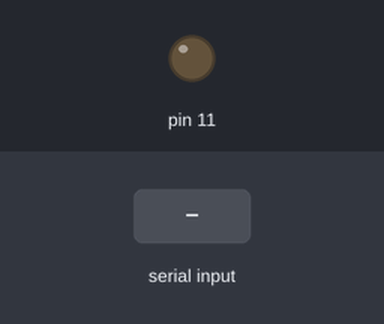
Bench run of a sketch on a simulated Arduino Uno, built with avr-gcc and run on an emulated ATmega328P. On the bench: output pins drawn as LEDs (lit = HIGH). Dashed ring = blinking. The inputs (shaded band) are chosen by the test bench. What the sketch prints to the serial monitor is not drawn.

Above: at 1.2 s.
1.3 s: "90,45\n" received over Serial
At 1.6 s:
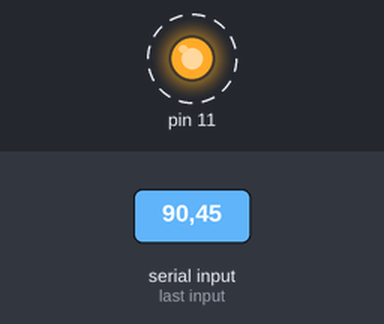
Timing chart, 0 to 10.3 s (numbered marks = the images above; inputs shaded):
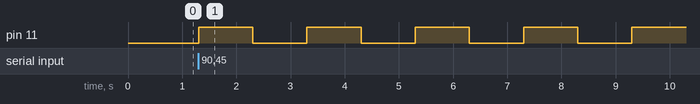

The sketch:

sketch.ino
```cpp
/*
  Tutorial 18: Reading Numbers from the Serial Monitor
  Source playlist: https://youtube.com/playlist?list=PLGs0VKk2DiYw-L-RibttcvK-WBZm8WLEP
  Reference: https://toptechboy.com/arduino-tutorial-18-reading-numbers-from-the-serial-monitor/

  TODO: write/paste your code for this lesson here.
*/

// Declare a variable to store the number of blinks
int Number_of_blinks;

// Messages for user interaction
String msg = "Please enter the number";
String msg2 = "Your number is:";

// Setup function runs once when the Arduino is powered on or reset
void setup() {
  // Set pin 11 as an output pin (LED connected here)
  pinMode(11, OUTPUT);

  // Initialize serial communication at 9600 baud rate
  Serial.begin(9600);
}

// Loop function runs continuously
void loop() {
  // Prompt the user to enter a number
  Serial.println(msg);

  // Wait until the user enters something in the Serial Monitor
  while (Serial.available() == 0) {
    // Do nothing, just wait
  }

  // Read the integer entered by the user
  Number_of_blinks = Serial.parseInt();

  // Blink the LED the specified number of times
  for (int j = 0; j < Number_of_blinks; j++) {
    digitalWrite(11, HIGH); // Turn LED ON
    delay(1000);            // Wait for 1 second
    digitalWrite(11, LOW);  // Turn LED OFF
    delay(1000);            // Wait for 1 second
  }

  // Print confirmation message with the entered number
  Serial.print(msg2);
  Serial.println(Number_of_blinks);
}
```

Measured:
- after the input at 1.3 s, pin 11: alternates HIGH for 1.0 s and LOW for 1.0 s, starting at once
